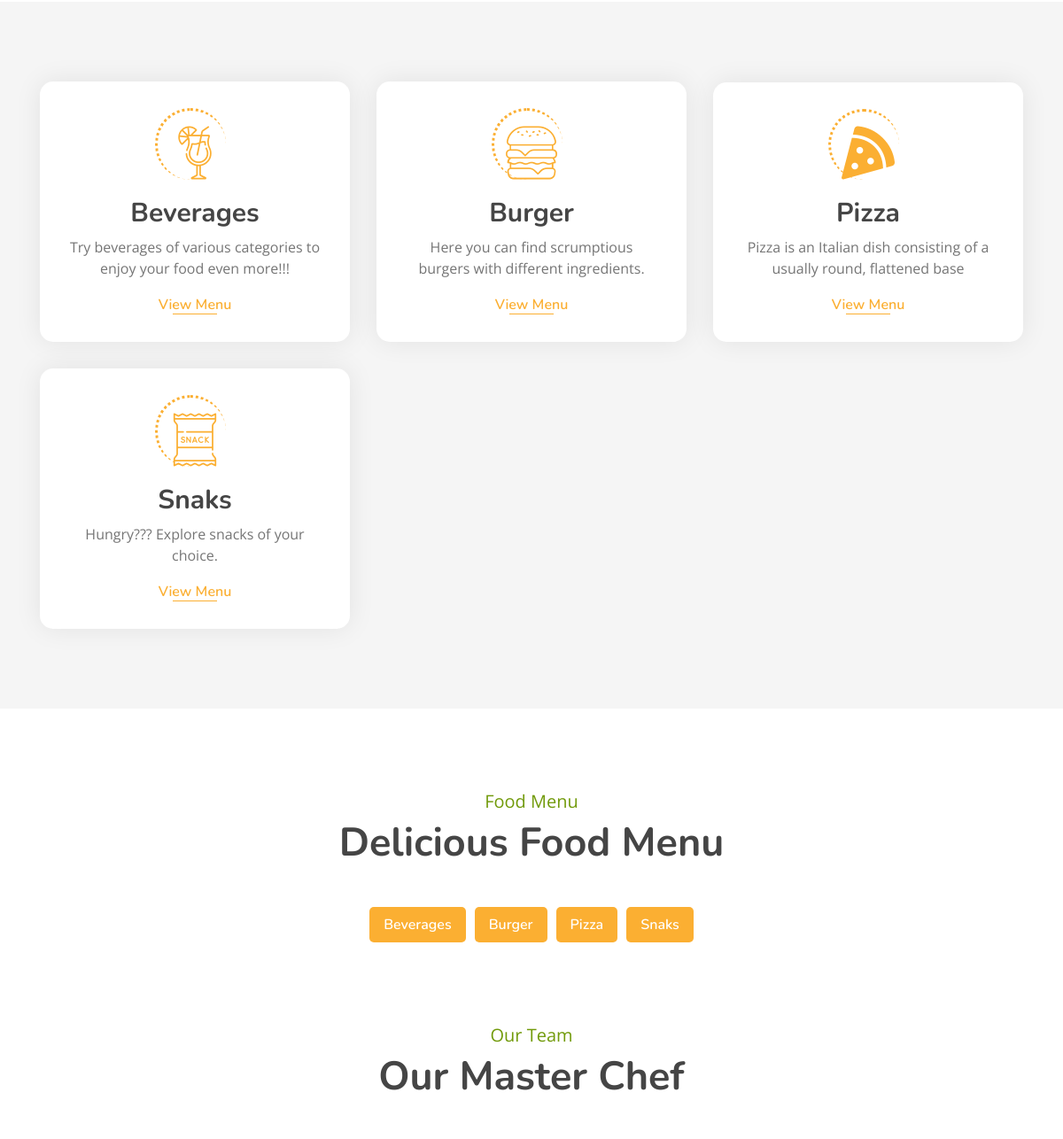
Before: / (middle part) with the older database file.
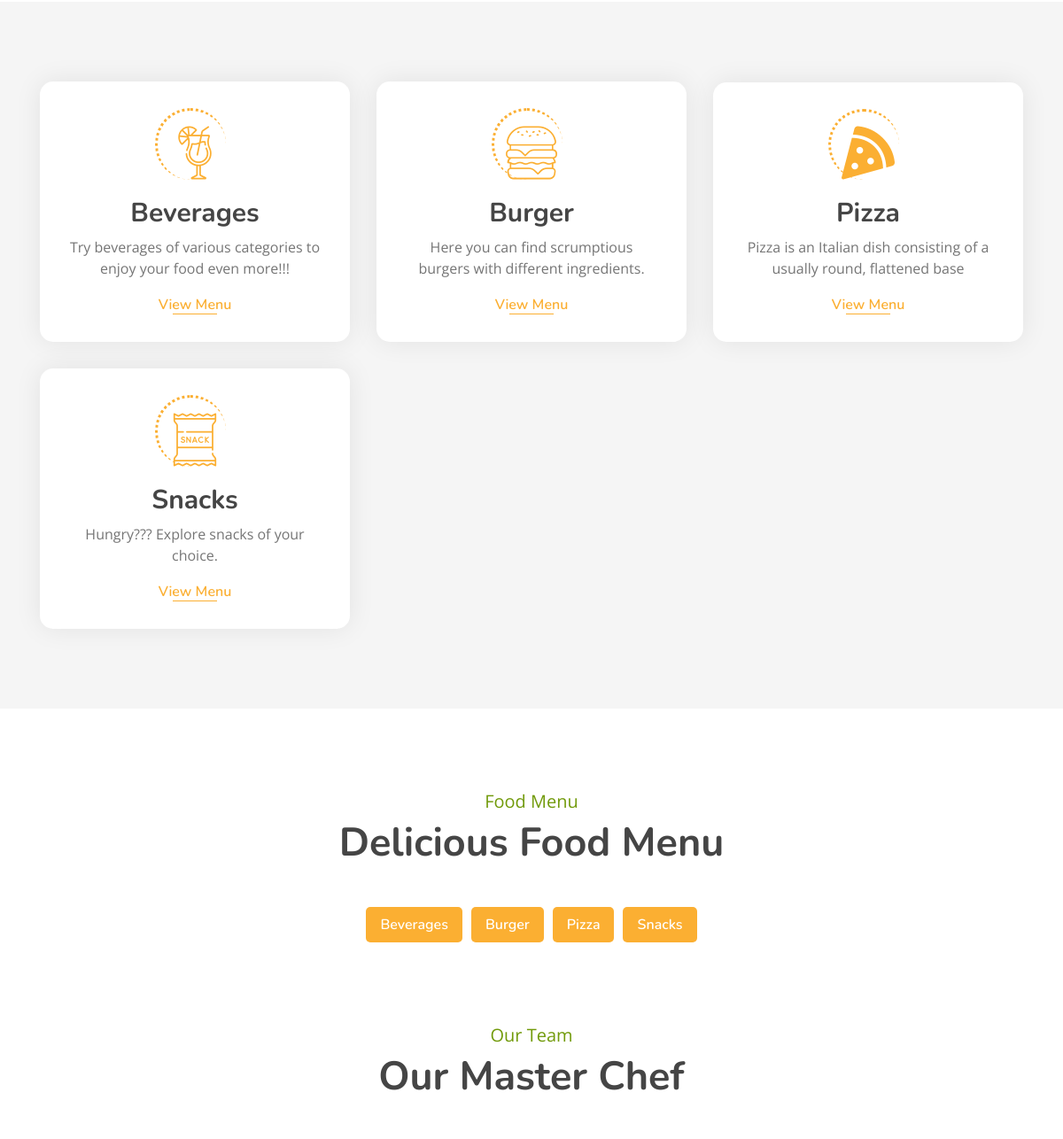
After: the same page with the newer database file.
### myapp/models.py (models this page shows, shortened)
class Category(models.Model):
    name = models.CharField(max_length=100, unique=True)
    image = models.ImageField(upload_to="categories/%Y/%m/%d")
    icon = models.CharField(max_length=50, blank=True)
    description = models.TextField()
    added_on = models.DateTimeField(auto_now_add=True)
    updated_on = models.DateTimeField(auto_now=True)

### myapp/views.py (the view)
# urls.py: path('',views.index,name="index"),
def index(request):
    context ={}
    cats = Category.objects.all().order_by('name')
    context['categories'] = cats
    dishes = []
    for cat in cats:
        dishes.append({
            'cat_id':cat.id,
            'cat_name':cat.name,
            'cat_img':cat.image,
            'items':list(cat.dish_set.all().values())
        })
    context['menu'] = dishes
    return render(request,'index.html', context)

### template/index.html (shortened to what this page needs)
{% extends "base.html" %}
{% block content %}
        <div class="food">
            <div class="container">
                <div class="row align-items-center">
                {% for cat in categories %}
                    <div class="col-md-4">
                        <div class="food-item">
                            <i class="{{cat.icon}}"></i>
                            <h2>{{cat.name}}</h2>
                            <p>
                                {{cat.description}}
                            </p>
                            <a href="{% url 'all_dishes' %}?q={{cat.id}}">View Menu</a>
                        </div>
                    </div>
                {% endfor %}
                </div>
            </div>
        </div>
        <div class="menu">
            <div class="container">
                <div class="section-header text-center">
                    <p>Food Menu</p>
                    <h2>Delicious Food Menu</h2>
                </div>
                <div class="menu-tab">
                    <ul class="nav nav-pills justify-content-center">
                        {% for category in menu %}
                            <li class="nav-item">
                                <a class="nav-link" data-toggle="pill" href="#c-{{category.cat_id}}">{{category.cat_name}}</a>
                            </li>
                        {% endfor %}
                    </ul>
                    <div class="tab-content">
                    </div>
                </div>
            </div>
        </div>
        <div class="team">
            <div class="container">
                <div class="section-header text-center">
                    <p>Our Team</p>
                    <h2>Our Master Chef</h2>
                </div>
            </div>
        </div>
{% endblock %}

Changed rows visible on the page:
changed Category "Hungry??? Explore snacks of your choice.": name "Snaks" → "Snacks"
Other visible differences:
new list line: "Snacks"
list line gone: "Snaks"
